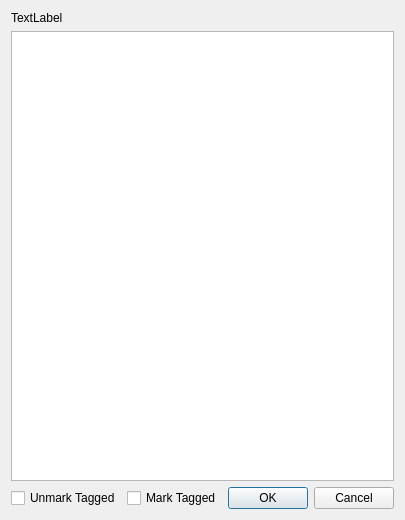
<?xml version="1.0" encoding="UTF-8"?>
<ui version="4.0">
 <class>BatchTag</class>
 <widget class="QDialog" name="BatchTag">
  <property name="geometry">
   <rect>
    <x>0</x>
    <y>0</y>
    <width>400</width>
    <height>520</height>
   </rect>
  </property>
  <property name="windowTitle">
   <string>Dialog</string>
  </property>
  <layout class="QVBoxLayout" name="verticalLayout">
   <item>
    <widget class="QWidget" name="widgetEdits" native="true">
     <layout class="QVBoxLayout" name="layoutEdits">
      <property name="margin">
       <number>0</number>
      </property>
      <item>
       <widget class="QLabel" name="label">
        <property name="text">
         <string>TextLabel</string>
        </property>
       </widget>
      </item>
      <item>
       <widget class="TagTreeView" name="treeView">
        <attribute name="headerVisible">
         <bool>false</bool>
        </attribute>
       </widget>
      </item>
     </layout>
    </widget>
   </item>
   <item>
    <layout class="QHBoxLayout" name="horizontalLayout_2">
     <item>
      <spacer name="horizontalSpacer">
       <property name="orientation">
        <enum>Qt::Horizontal</enum>
       </property>
       <property name="sizeHint" stdset="0">
        <size>
         <width>40</width>
         <height>20</height>
        </size>
       </property>
      </spacer>
     </item>
     <item>
      <widget class="QCheckBox" name="checkUnmarkTagged">
       <property name="text">
        <string>Unmark Tagged</string>
       </property>
      </widget>
     </item>
     <item>
      <widget class="QCheckBox" name="checkMarkTagged">
       <property name="text">
        <string>Mark Tagged</string>
       </property>
      </widget>
     </item>
     <item>
      <widget class="QDialogButtonBox" name="buttonBox">
       <property name="orientation">
        <enum>Qt::Horizontal</enum>
       </property>
       <property name="standardButtons">
        <set>QDialogButtonBox::Cancel|QDialogButtonBox::Ok</set>
       </property>
      </widget>
     </item>
    </layout>
   </item>
  </layout>
 </widget>
 <customwidgets>
  <customwidget>
   <class>TagTreeView</class>
   <extends>QTreeView</extends>
   <header>FilterTree</header>
  </customwidget>
 </customwidgets>
 <resources/>
 <connections>
  <connection>
   <sender>buttonBox</sender>
   <signal>accepted()</signal>
   <receiver>BatchTag</receiver>
   <slot>accept()</slot>
   <hints>
    <hint type="sourcelabel">
     <x>248</x>
     <y>254</y>
    </hint>
    <hint type="destinationlabel">
     <x>157</x>
     <y>274</y>
    </hint>
   </hints>
  </connection>
  <connection>
   <sender>buttonBox</sender>
   <signal>rejected()</signal>
   <receiver>BatchTag</receiver>
   <slot>reject()</slot>
   <hints>
    <hint type="sourcelabel">
     <x>316</x>
     <y>260</y>
    </hint>
    <hint type="destinationlabel">
     <x>286</x>
     <y>274</y>
    </hint>
   </hints>
  </connection>
 </connections>
</ui>
